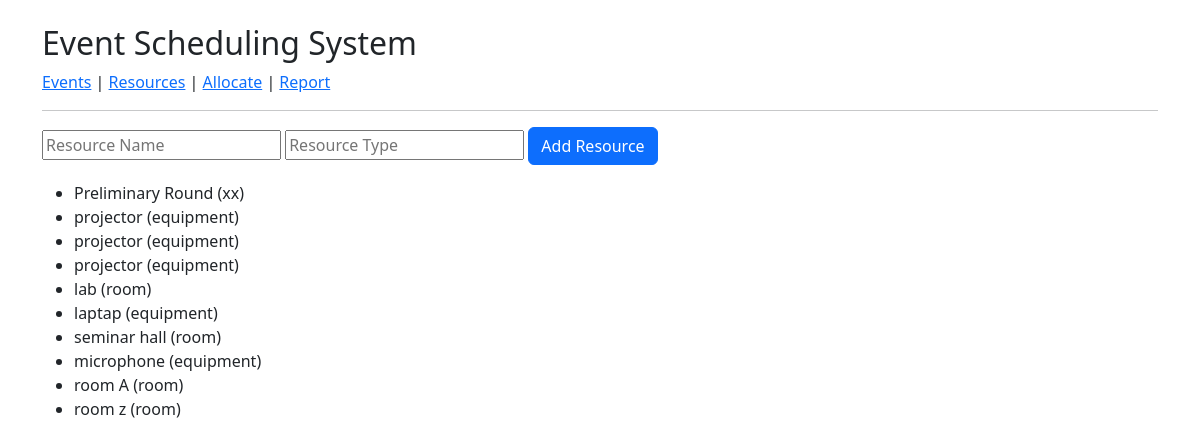
Page /resources/ on the committed database.
### app/models.py (models this page shows)
class Resource(db.Model):
    resource_id = db.Column(db.Integer, primary_key=True)
    resource_name = db.Column(db.String(100), nullable=False)
    resource_type = db.Column(db.String(50), nullable=False)

### app/routes/resources.py (the view)
@resources_bp.route('/')
def list_resources():
    resources = Resource.query.all()
    return render_template('resources.html', resources=resources)

### app/templates/resources.html
{% extends 'base.html' %}
{% block content %}
<form method="post" action="/resources/add">
<input name="name" placeholder="Resource Name" required>
<input name="type" placeholder="Resource Type" required>
<button class="btn btn-primary">Add Resource</button>
</form>
<ul class="mt-3">
{% for r in resources %}
<li>{{ r.resource_name }} ({{ r.resource_type }})</li>
{% endfor %}
</ul>
{% endblock %}

### app/templates/base.html (shortened to what this page needs)
<!DOCTYPE html>
<html>
<head>
    <link href="https://cdn.jsdelivr.net/npm/bootstrap@5.3.0/dist/css/bootstrap.min.css" rel="stylesheet">
</head>
<body class="container mt-4">
<h2>Event Scheduling System</h2>
<a href="/">Events</a> |
<a href="/resources/">Resources</a> |
<a href="/allocations/">Allocate</a> |
<a href="/report/">Report</a>
<hr>
{% block content %}{% endblock %}
</body>
</html>

### rows in the picture
Resource: resource_name "Preliminary Round", resource_type "xx"
Resource: resource_name "projector", resource_type "equipment"
Resource: resource_name "projector", resource_type "equipment"
Resource: resource_name "projector", resource_type "equipment"
Resource: resource_name "lab", resource_type "room"
Resource: resource_name "laptap", resource_type "equipment"
Resource: resource_name "seminar hall", resource_type "room"
Resource: resource_name "microphone", resource_type "equipment"
Resource: resource_name "room A", resource_type "room"
Resource: resource_name "room z", resource_type "room"
